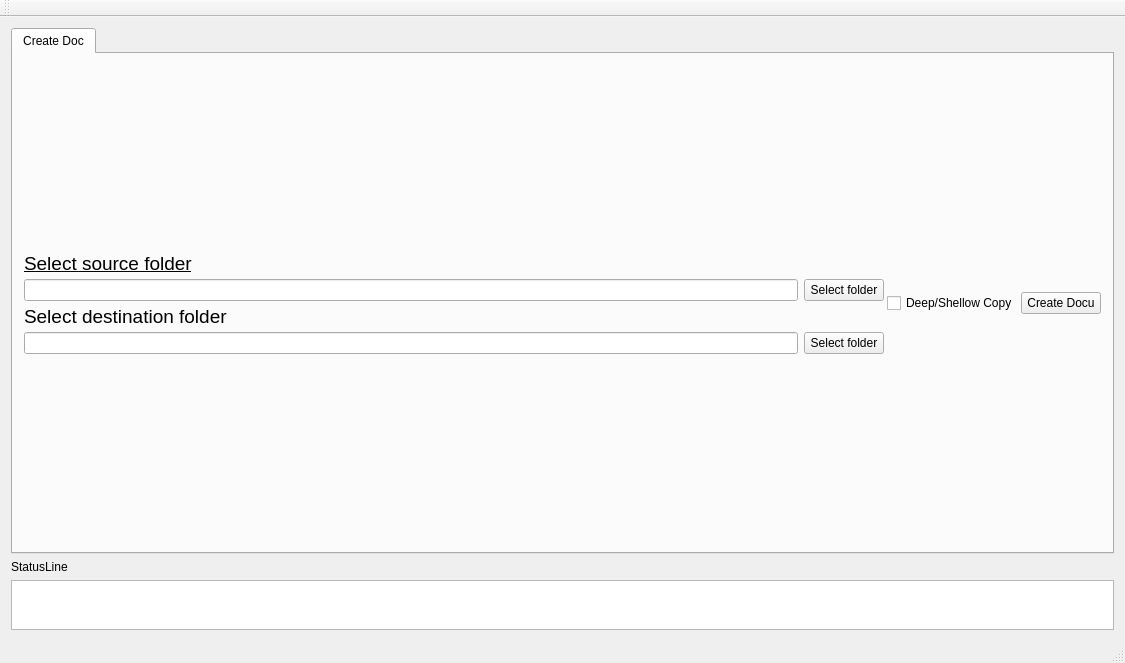
<?xml version="1.0" encoding="UTF-8"?>
<ui version="4.0">
 <class>MainWindow</class>
 <widget class="QMainWindow" name="MainWindow">
  <property name="geometry">
   <rect>
    <x>0</x>
    <y>0</y>
    <width>1125</width>
    <height>663</height>
   </rect>
  </property>
  <property name="windowTitle">
   <string>MainWindow</string>
  </property>
  <widget class="QWidget" name="centralWidget">
   <layout class="QVBoxLayout" name="verticalLayout">
    <item>
     <layout class="QVBoxLayout" name="VerticalLayoutWidget">
      <item>
       <widget class="QTabWidget" name="TAB">
        <property name="sizePolicy">
         <sizepolicy hsizetype="Expanding" vsizetype="Expanding">
          <horstretch>0</horstretch>
          <verstretch>0</verstretch>
         </sizepolicy>
        </property>
        <property name="currentIndex">
         <number>0</number>
        </property>
        <widget class="QWidget" name="CreateDoc">
         <attribute name="title">
          <string>Create Doc</string>
         </attribute>
         <layout class="QVBoxLayout" name="verticalLayout_2">
          <item>
           <layout class="QVBoxLayout" name="SEARCH_Vertical">
            <property name="spacing">
             <number>5</number>
            </property>
            <item>
             <layout class="QHBoxLayout" name="CreateDocTab">
              <item>
               <layout class="QHBoxLayout" name="horizontalLayout">
                <property name="spacing">
                 <number>3</number>
                </property>
                <item>
                 <layout class="QVBoxLayout" name="verticalLayout_3">
                  <property name="spacing">
                   <number>4</number>
                  </property>
                  <item>
                   <widget class="QLabel" name="label">
                    <property name="sizePolicy">
                     <sizepolicy hsizetype="Preferred" vsizetype="Fixed">
                      <horstretch>0</horstretch>
                      <verstretch>0</verstretch>
                     </sizepolicy>
                    </property>
                    <property name="font">
                     <font>
                      <pointsize>14</pointsize>
                      <underline>true</underline>
                     </font>
                    </property>
                    <property name="layoutDirection">
                     <enum>Qt::LeftToRight</enum>
                    </property>
                    <property name="text">
                     <string>Select source folder</string>
                    </property>
                   </widget>
                  </item>
                  <item>
                   <layout class="QHBoxLayout" name="horizontalLayout_2">
                    <item>
                     <widget class="QLineEdit" name="SourceFolder">
                      <property name="sizePolicy">
                       <sizepolicy hsizetype="Expanding" vsizetype="Fixed">
                        <horstretch>0</horstretch>
                        <verstretch>0</verstretch>
                       </sizepolicy>
                      </property>
                     </widget>
                    </item>
                    <item>
                     <widget class="QPushButton" name="SourceButton">
                      <property name="sizePolicy">
                       <sizepolicy hsizetype="Preferred" vsizetype="Fixed">
                        <horstretch>0</horstretch>
                        <verstretch>0</verstretch>
                       </sizepolicy>
                      </property>
                      <property name="text">
                       <string>Select folder</string>
                      </property>
                     </widget>
                    </item>
                   </layout>
                  </item>
                  <item>
                   <widget class="QLabel" name="label_2">
                    <property name="sizePolicy">
                     <sizepolicy hsizetype="Preferred" vsizetype="Fixed">
                      <horstretch>0</horstretch>
                      <verstretch>0</verstretch>
                     </sizepolicy>
                    </property>
                    <property name="font">
                     <font>
                      <pointsize>14</pointsize>
                     </font>
                    </property>
                    <property name="text">
                     <string>Select destination folder</string>
                    </property>
                   </widget>
                  </item>
                  <item>
                   <layout class="QHBoxLayout" name="horizontalLayout_3">
                    <item>
                     <widget class="QLineEdit" name="DestinationFolder">
                      <property name="sizePolicy">
                       <sizepolicy hsizetype="Expanding" vsizetype="Fixed">
                        <horstretch>0</horstretch>
                        <verstretch>0</verstretch>
                       </sizepolicy>
                      </property>
                     </widget>
                    </item>
                    <item>
                     <widget class="QPushButton" name="DestinationButton">
                      <property name="text">
                       <string>Select folder</string>
                      </property>
                     </widget>
                    </item>
                   </layout>
                  </item>
                 </layout>
                </item>
                <item>
                 <layout class="QVBoxLayout" name="verticalLayout_5">
                  <item>
                   <widget class="QCheckBox" name="CopyCheckBox">
                    <property name="sizePolicy">
                     <sizepolicy hsizetype="Preferred" vsizetype="Preferred">
                      <horstretch>0</horstretch>
                      <verstretch>0</verstretch>
                     </sizepolicy>
                    </property>
                    <property name="text">
                     <string>Deep/Shellow Copy</string>
                    </property>
                   </widget>
                  </item>
                 </layout>
                </item>
                <item>
                 <layout class="QVBoxLayout" name="verticalLayout_4">
                  <item>
                   <widget class="QPushButton" name="CreateDocButton">
                    <property name="sizePolicy">
                     <sizepolicy hsizetype="Preferred" vsizetype="Fixed">
                      <horstretch>0</horstretch>
                      <verstretch>0</verstretch>
                     </sizepolicy>
                    </property>
                    <property name="text">
                     <string>Create Docu</string>
                    </property>
                   </widget>
                  </item>
                 </layout>
                </item>
               </layout>
              </item>
             </layout>
            </item>
            <item>
             <layout class="QHBoxLayout" name="CreateTemplateTab"/>
            </item>
           </layout>
          </item>
         </layout>
        </widget>
       </widget>
      </item>
     </layout>
    </item>
    <item>
     <widget class="QLabel" name="StatusLineLabel">
      <property name="text">
       <string>StatusLine</string>
      </property>
     </widget>
    </item>
    <item>
     <widget class="QTextBrowser" name="StatusLine">
      <property name="sizePolicy">
       <sizepolicy hsizetype="Expanding" vsizetype="Maximum">
        <horstretch>0</horstretch>
        <verstretch>0</verstretch>
       </sizepolicy>
      </property>
      <property name="maximumSize">
       <size>
        <width>1107</width>
        <height>50</height>
       </size>
      </property>
     </widget>
    </item>
   </layout>
  </widget>
  <widget class="QMenuBar" name="menuBar">
   <property name="geometry">
    <rect>
     <x>0</x>
     <y>0</y>
     <width>1125</width>
     <height>21</height>
    </rect>
   </property>
  </widget>
  <widget class="QToolBar" name="mainToolBar">
   <attribute name="toolBarArea">
    <enum>TopToolBarArea</enum>
   </attribute>
   <attribute name="toolBarBreak">
    <bool>false</bool>
   </attribute>
  </widget>
  <widget class="QStatusBar" name="statusBar"/>
 </widget>
 <layoutdefault spacing="6" margin="11"/>
 <resources/>
 <connections/>
</ui>
